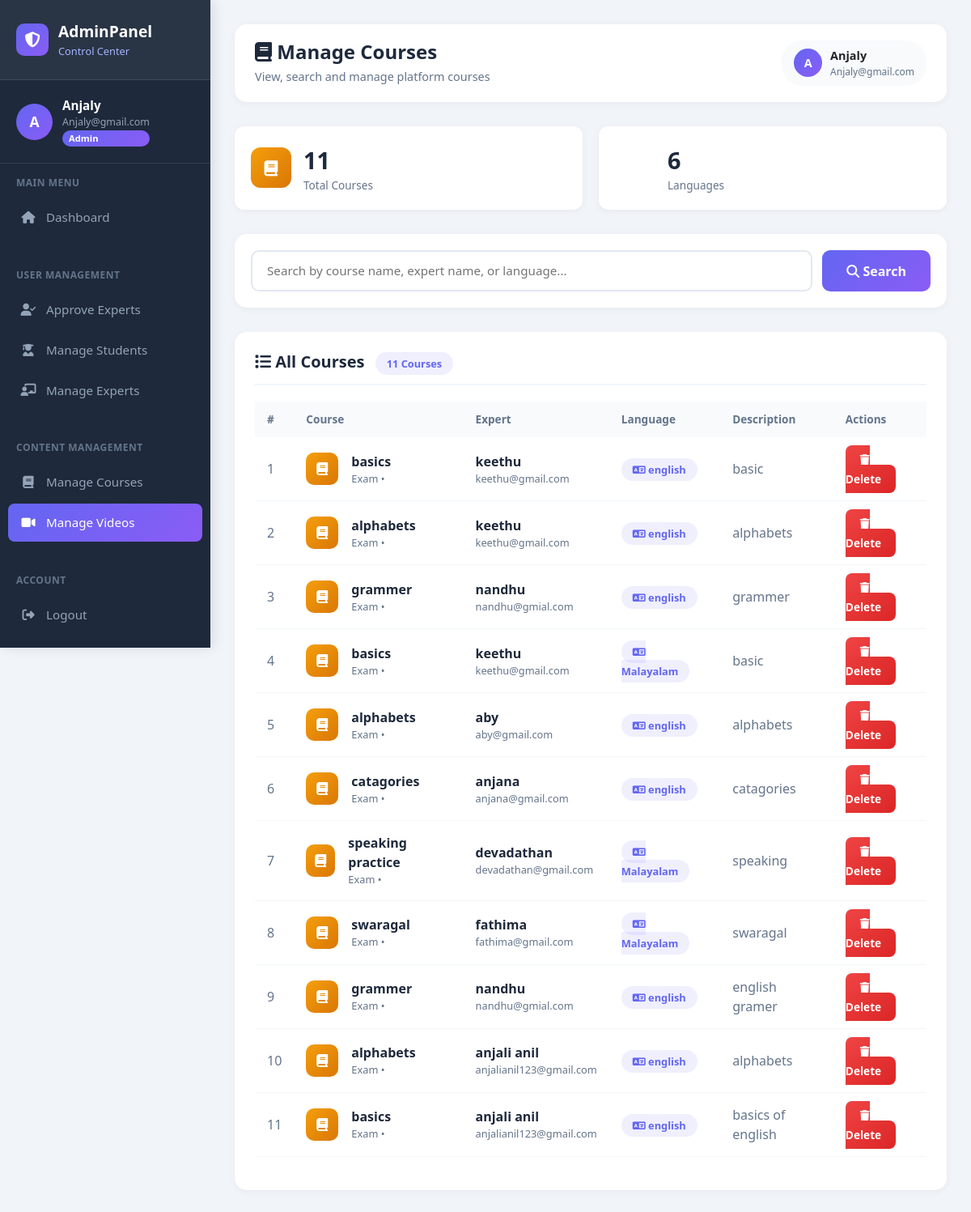
The app's page /admin-manage-courses/ (signed in) with its own data.
### expert/models.py (models this page shows, shortened)
class Course(models.Model):
    expert_id = models.IntegerField()  # ID of the logged-in expert/mentor
    language = models.ForeignKey(Language, on_delete=models.CASCADE, related_name='courses')
    course_name = models.CharField(max_length=200)
    description = models.TextField()

### AdminDashboard/models.py (models this page shows, shortened)
class User(models.Model):
    name = models.CharField(max_length=100)
    address = models.TextField()
    email = models.EmailField(unique=True)
    roll = models.CharField(max_length=50)
    status = models.CharField(max_length=20)
    dob = models.DateField()
    phone = models.CharField(max_length=15)
    username = models.CharField(max_length=50, unique=True)
    password = models.CharField(max_length=255)

class Language(models.Model):
    language=models.CharField(max_length=100)

### AdminDashboard/views.py (the view, shortened to what this page needs)
# urls.py: path('admin-manage-courses/', d_view.admin_manage_courses, name='admin_manage_courses'),
def admin_manage_courses(request):
    if "user_id" not in request.session:
        messages.error(request, "Please login to access this page.")
        return redirect("login")
    if request.session.get("roll") != "admin":
        messages.error(request, "Access denied.")
        return redirect("login")
    search_query = request.GET.get('search', '').strip()
    courses = Course.objects.select_related('language').order_by('-id')
    courses_list = []
    for course in courses:
        try:
            expert = User.objects.get(id=course.expert_id)
            expert_name = expert.name
            expert_email = expert.email
        except User.DoesNotExist:
            expert_name = f"Expert {course.expert_id}"
            expert_email = ""
        courses_list.append({
            'course': course,
            'expert_name': expert_name,
            'expert_email': expert_email
        })
    total_courses = Course.objects.count()
    total_languages = Language.objects.count()
    context = {
        'courses_list': courses_list,
        'total_courses': total_courses,
        'total_languages': total_languages,
        'search_query': search_query,
        'name': request.session.get('name'),
        'username': request.session.get('username'),
        'email': request.session.get('email'),
    }
    return render(request, "admin_manage_courses.html", context)

### templates/admin_manage_courses.html (shortened to what this page needs)
{% load static %}
<!DOCTYPE html>
<html lang="en">
<head>
    <link href="https://cdn.jsdelivr.net/npm/bootstrap@5.3.2/dist/css/bootstrap.min.css" rel="stylesheet">
    <link rel="stylesheet" href="https://cdnjs.cloudflare.com/ajax/libs/font-awesome/6.4.0/css/all.min.css">
</head>
<body>
    <div class="sidebar">
        <div class="sidebar-brand">
            <div class="brand-icon">
                <i class="fas fa-shield-alt"></i>
            </div>
            <div class="brand-text">
                AdminPanel
                <span>Control Center</span>
            </div>
        </div>
        <div class="sidebar-profile">
            <div class="profile-avatar">{{ name|first|upper }}</div>
            <div>
                <div class="profile-name">{{ name }}</div>
                <div class="profile-email">{{ email }}</div>
                <div class="profile-badge">Admin</div>
            </div>
        </div>
        <div class="sidebar-section">Main Menu</div>
        <ul class="sidebar-menu">
            <li>
                <a href="{% url 'admindashboard' %}">
                    <i class="fas fa-home"></i> Dashboard
                </a>
            </li>
        </ul>
        <div class="sidebar-section">User Management</div>
        <ul class="sidebar-menu">
            <li>
                <a href="{% url 'approve_experts' %}">
                    <i class="fas fa-user-check"></i> Approve Experts
                </a>
            </li>
            <li>
                <a href="{% url 'manage_students' %}">
                    <i class="fas fa-user-graduate"></i> Manage Students
                </a>
            </li>
            <li>
                <a href="{% url 'manage_experts' %}">
                    <i class="fas fa-chalkboard-teacher"></i> Manage Experts
                </a>
            </li>
        </ul>
        <div class="sidebar-section">Content Management</div>
        <ul class="sidebar-menu">
            <li>
                <a href="{% url 'admin_manage_courses' %}">
                    <i class="fas fa-book"></i> Manage Courses
                </a>
            </li>
            <li>
                <a href="{% url 'admin_manage_videos' %}" class="active">
                    <i class="fas fa-video"></i> Manage Videos
                </a>
            </li>
        </ul>
        <div class="sidebar-section">Account</div>
        <ul class="sidebar-menu">
            <li>
                <a href="{% url 'logout' %}">
                    <i class="fas fa-sign-out-alt"></i> Logout
                </a>
            </li>
        </ul>
    </div>
    <div class="main-content">
        <div class="top-bar">
            <div>
                <h4><i class="fas fa-book"></i> Manage Courses</h4>
                <p style="color: #64748b; margin: 5px 0 0; font-size: 0.9rem;">
                    View, search and manage platform courses
                </p>
            </div>
            <div class="user-info">
                <div class="user-info-avatar">{{ name|first|upper }}</div>
                <div>
                    <div style="font-weight: 600; font-size: 0.9rem;">{{ username }}</div>
                    <div style="font-size: 0.75rem; color: #64748b;">{{ email }}</div>
                </div>
            </div>
        </div>
        <div class="stats-row">
            <div class="mini-stat">
                <div class="mini-stat-icon courses">
                    <i class="fas fa-book"></i>
                </div>
                <div>
                    <div class="mini-stat-number">{{ total_courses }}</div>
                    <div class="mini-stat-label">Total Courses</div>
                </div>
            </div>
            <div class="mini-stat">
                <div class="mini-stat-icon languages">
                    <i class="fas fa-language"></i>
                </div>
                <div>
                    <div class="mini-stat-number">{{ total_languages }}</div>
                    <div class="mini-stat-label">Languages</div>
                </div>
            </div>
        </div>
        <div class="search-card">
            <form method="GET" class="search-form">
                <input type="text"
                       name="search"
                       class="search-input"
                       placeholder="Search by course name, expert name, or language..."
                       value="{{ search_query }}">
                <button type="submit" class="btn-search">
                    <i class="fas fa-search"></i> Search
                </button>
            </form>
        </div>
        <div class="table-card">
            <div class="table-card-header">
                <h5>
                    <i class="fas fa-list"></i>
                    {% if search_query %}
                        Search Results for "{{ search_query }}"
                    {% else %}
                        All Courses
                    {% endif %}
                    <span class="language-badge ms-2">{{ courses_list|length }} Courses</span>
                </h5>
            </div>
            {% if courses_list %}
            <div class="table-responsive">
                <table class="table">
                    <thead>
                        <tr>
                            <th>#</th>
                            <th>Course</th>
                            <th>Expert</th>
                            <th>Language</th>
                            <th>Description</th>
                            <th>Actions</th>
                        </tr>
                    </thead>
                    <tbody>
                        {% for item in courses_list %}
                        <tr>
                            <td style="color: #64748b;">{{ forloop.counter }}</td>
                            <td>
                                <div class="d-flex align-items-center gap-3">
                                    <div class="course-avatar">
                                        <i class="fas fa-book"></i>
                                    </div>
                                    <div>
                                        <div style="font-weight: 600; color: var(--dark);">{{ item.course.course_name }}</div>
                                        <div style="font-size: 0.8rem; color: #64748b;">
                                            Exam {{ item.course.exam_no }} • {{ item.course.exam_name }}
                                        </div>
                                    </div>
                                </div>
                            </td>
                            <td>
                                <div style="font-weight: 600; color: var(--dark);">{{ item.expert_name }}</div>
                                <div style="font-size: 0.8rem; color: #64748b;">{{ item.expert_email }}</div>
                            </td>
                            <td>
                                <span class="language-badge">
                                    <i class="fas fa-language"></i> {{ item.course.language.language }}
                                </span>
                            </td>
                            <td style="color: #64748b; max-width: 250px;">
                                {{ item.course.description|truncatewords:10 }}
                            </td>
                            <td>
                                <a href="{% url 'admin_delete_course' item.course.id %}"
                                   class="btn-delete"
                                   onclick="return confirm('Delete {{ item.course.course_name }}? This will also delete all related videos and exams!')">
                                    <i class="fas fa-trash"></i> Delete
                                </a>
                            </td>
                        </tr>
                        {% endfor %}
                    </tbody>
                </table>
            </div>
            {% endif %}
        </div>
    </div>
</body>
</html>

### records on screen
Course: course.course_name "basics", expert_name "keethu", expert_email "keethu@gmail.com", course.language.language "english", course.description "basic"
Course: course.course_name "alphabets", expert_name "keethu", expert_email "keethu@gmail.com", course.language.language "english", course.description "alphabets"
Course: course.course_name "grammer", expert_name "nandhu", expert_email "nandhu@gmial.com", course.language.language "english", course.description "grammer"
Course: course.course_name "basics", expert_name "keethu", expert_email "keethu@gmail.com", course.language.language "Malayalam", course.description "basic"
Course: course.course_name "alphabets", expert_name "aby", expert_email "aby@gmail.com", course.language.language "english", course.description "alphabets"
Course: course.course_name "catagories", expert_name "anjana", expert_email "anjana@gmail.com", course.language.language "english", course.description "catagories"
Course: course.course_name "speaking practice", expert_name "devadathan", expert_email "devadathan@gmail.com", course.language.language "Malayalam", course.description "speaking"
Course: course.course_name "swaragal", expert_name "fathima", expert_email "fathima@gmail.com", course.language.language "Malayalam", course.description "swaragal"
Course: course.course_name "grammer", expert_name "nandhu", expert_email "nandhu@gmial.com", course.language.language "english", course.description "english gramer"
Course: course.course_name "alphabets", expert_name "anjali anil", expert_email "anjalianil123@gmail.com", course.language.language "english", course.description "alphabets"
Course: course.course_name "basics", expert_name "anjali anil", expert_email "anjalianil123@gmail.com", course.language.language "english", course.description "basics of english"

### other values on screen
{{ name|first|upper }} "A"
{{ name }} "Anjaly"
{{ email }} "Anjaly@gmail.com"
{{ username }} "Anjaly"
{{ total_courses }} "11"
{{ total_languages }} "6"
{{ courses_list|length }} "11"
